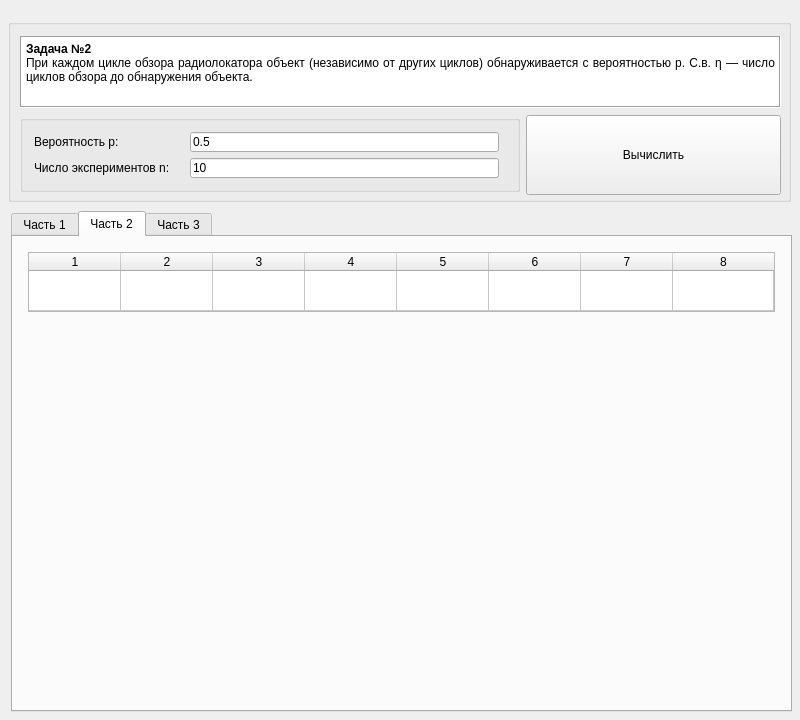
<?xml version="1.0" encoding="UTF-8"?>
<ui version="4.0">
 <class>MainWindow</class>
 <widget class="QMainWindow" name="MainWindow">
  <property name="geometry">
   <rect>
    <x>0</x>
    <y>0</y>
    <width>800</width>
    <height>720</height>
   </rect>
  </property>
  <property name="minimumSize">
   <size>
    <width>800</width>
    <height>720</height>
   </size>
  </property>
  <property name="maximumSize">
   <size>
    <width>800</width>
    <height>720</height>
   </size>
  </property>
  <property name="windowTitle">
   <string>MainWindow</string>
  </property>
  <widget class="QWidget" name="centralwidget">
   <widget class="QTabWidget" name="tabWidget">
    <property name="geometry">
     <rect>
      <x>11</x>
      <y>211</y>
      <width>781</width>
      <height>501</height>
     </rect>
    </property>
    <property name="focusPolicy">
     <enum>Qt::StrongFocus</enum>
    </property>
    <property name="currentIndex">
     <number>1</number>
    </property>
    <property name="movable">
     <bool>false</bool>
    </property>
    <widget class="QWidget" name="tab">
     <attribute name="title">
      <string>Часть 1</string>
     </attribute>
     <layout class="QHBoxLayout" name="horizontalLayout">
      <property name="leftMargin">
       <number>12</number>
      </property>
      <property name="topMargin">
       <number>15</number>
      </property>
      <item>
       <widget class="QTableWidget" name="tableWidgetMain1">
        <property name="mouseTracking">
         <bool>false</bool>
        </property>
        <property name="editTriggers">
         <set>QAbstractItemView::NoEditTriggers</set>
        </property>
        <property name="tabKeyNavigation">
         <bool>true</bool>
        </property>
        <property name="showDropIndicator" stdset="0">
         <bool>true</bool>
        </property>
        <property name="showGrid">
         <bool>true</bool>
        </property>
        <property name="wordWrap">
         <bool>true</bool>
        </property>
        <property name="cornerButtonEnabled">
         <bool>true</bool>
        </property>
        <property name="rowCount">
         <number>0</number>
        </property>
        <property name="columnCount">
         <number>4</number>
        </property>
        <attribute name="horizontalHeaderVisible">
         <bool>true</bool>
        </attribute>
        <attribute name="horizontalHeaderMinimumSectionSize">
         <number>43</number>
        </attribute>
        <attribute name="horizontalHeaderDefaultSectionSize">
         <number>185</number>
        </attribute>
        <attribute name="horizontalHeaderHighlightSections">
         <bool>true</bool>
        </attribute>
        <attribute name="horizontalHeaderShowSortIndicator" stdset="0">
         <bool>false</bool>
        </attribute>
        <attribute name="horizontalHeaderStretchLastSection">
         <bool>true</bool>
        </attribute>
        <attribute name="verticalHeaderVisible">
         <bool>false</bool>
        </attribute>
        <column/>
        <column/>
        <column/>
        <column/>
       </widget>
      </item>
     </layout>
    </widget>
    <widget class="QWidget" name="tab_2">
     <attribute name="title">
      <string>Часть 2</string>
     </attribute>
     <layout class="QHBoxLayout" name="horizontalLayout_3">
      <item>
       <layout class="QVBoxLayout" name="verticalLayout">
        <item>
         <widget class="QFrame" name="horizontalFrame">
          <property name="maximumSize">
           <size>
            <width>16777215</width>
            <height>75</height>
           </size>
          </property>
          <layout class="QHBoxLayout" name="horizontalLayout_6">
           <property name="leftMargin">
            <number>6</number>
           </property>
           <property name="topMargin">
            <number>6</number>
           </property>
           <property name="rightMargin">
            <number>6</number>
           </property>
           <item>
            <widget class="QTableWidget" name="tableWidgetMain1_2">
             <property name="mouseTracking">
              <bool>false</bool>
             </property>
             <property name="tabletTracking">
              <bool>false</bool>
             </property>
             <property name="editTriggers">
              <set>QAbstractItemView::NoEditTriggers</set>
             </property>
             <property name="tabKeyNavigation">
              <bool>true</bool>
             </property>
             <property name="showDropIndicator" stdset="0">
              <bool>true</bool>
             </property>
             <property name="showGrid">
              <bool>true</bool>
             </property>
             <property name="gridStyle">
              <enum>Qt::SolidLine</enum>
             </property>
             <property name="sortingEnabled">
              <bool>false</bool>
             </property>
             <property name="wordWrap">
              <bool>true</bool>
             </property>
             <property name="cornerButtonEnabled">
              <bool>true</bool>
             </property>
             <property name="rowCount">
              <number>1</number>
             </property>
             <property name="columnCount">
              <number>8</number>
             </property>
             <attribute name="horizontalHeaderDefaultSectionSize">
              <number>92</number>
             </attribute>
             <attribute name="horizontalHeaderShowSortIndicator" stdset="0">
              <bool>false</bool>
             </attribute>
             <attribute name="horizontalHeaderStretchLastSection">
              <bool>true</bool>
             </attribute>
             <attribute name="verticalHeaderVisible">
              <bool>false</bool>
             </attribute>
             <attribute name="verticalHeaderShowSortIndicator" stdset="0">
              <bool>false</bool>
             </attribute>
             <attribute name="verticalHeaderStretchLastSection">
              <bool>true</bool>
             </attribute>
             <row/>
             <column/>
             <column/>
             <column/>
             <column/>
             <column/>
             <column/>
             <column/>
             <column/>
            </widget>
           </item>
          </layout>
         </widget>
        </item>
        <item>
         <widget class="QFrame" name="horizontalFrame_2">
          <layout class="QHBoxLayout" name="horizontalLayout_7">
           <item>
            <widget class="QCustomPlot" name="graph" native="true"/>
           </item>
          </layout>
         </widget>
        </item>
       </layout>
      </item>
     </layout>
    </widget>
    <widget class="QWidget" name="tab_3">
     <attribute name="title">
      <string>Часть 3</string>
     </attribute>
     <layout class="QHBoxLayout" name="horizontalLayout_4"/>
    </widget>
   </widget>
   <widget class="QFrame" name="horizontalFrame">
    <property name="geometry">
     <rect>
      <x>-1</x>
      <y>10</y>
      <width>801</width>
      <height>201</height>
     </rect>
    </property>
    <layout class="QHBoxLayout" name="horizontalLayout_2">
     <item>
      <widget class="QGroupBox" name="formGroupBox">
       <property name="flat">
        <bool>false</bool>
       </property>
       <layout class="QFormLayout" name="formLayout">
        <property name="verticalSpacing">
         <number>7</number>
        </property>
        <property name="topMargin">
         <number>11</number>
        </property>
        <property name="rightMargin">
         <number>7</number>
        </property>
        <property name="bottomMargin">
         <number>7</number>
        </property>
        <item row="0" column="0" colspan="2">
         <widget class="QTextBrowser" name="textBrowser">
          <property name="enabled">
           <bool>true</bool>
          </property>
          <property name="maximumSize">
           <size>
            <width>16777215</width>
            <height>85</height>
           </size>
          </property>
          <property name="mouseTracking">
           <bool>true</bool>
          </property>
          <property name="focusPolicy">
           <enum>Qt::StrongFocus</enum>
          </property>
          <property name="frameShape">
           <enum>QFrame::Box</enum>
          </property>
          <property name="lineWidth">
           <number>1</number>
          </property>
          <property name="midLineWidth">
           <number>0</number>
          </property>
          <property name="html">
           <string>&lt;!DOCTYPE HTML PUBLIC &quot;-//W3C//DTD HTML 4.0//EN&quot; &quot;http://www.w3.org/TR/REC-html40/strict.dtd&quot;&gt;
&lt;html&gt;&lt;head&gt;&lt;meta name=&quot;qrichtext&quot; content=&quot;1&quot; /&gt;&lt;meta charset=&quot;utf-8&quot; /&gt;&lt;style type=&quot;text/css&quot;&gt;
p, li { white-space: pre-wrap; }
hr { height: 1px; border-width: 0; }
&lt;/style&gt;&lt;/head&gt;&lt;body style=&quot; font-family:'Segoe UI'; font-size:9pt; font-weight:400; font-style:normal;&quot;&gt;
&lt;p style=&quot; margin-top:0px; margin-bottom:0px; margin-left:0px; margin-right:0px; -qt-block-indent:0; text-indent:0px;&quot;&gt;&lt;span style=&quot; font-weight:700;&quot;&gt;Задача №2&lt;/span&gt;&lt;/p&gt;
&lt;p align=&quot;justify&quot; style=&quot; margin-top:0px; margin-bottom:0px; margin-left:0px; margin-right:0px; -qt-block-indent:0; text-indent:0px;&quot;&gt;При каждом цикле обзора радиолокатора объект (независимо от других циклов) обнаруживается с вероятностью p. С.в. η — число циклов обзора до обнаружения объекта.&lt;/p&gt;&lt;/body&gt;&lt;/html&gt;</string>
          </property>
         </widget>
        </item>
        <item row="1" column="0">
         <widget class="QGroupBox" name="formGroupBox">
          <property name="enabled">
           <bool>true</bool>
          </property>
          <property name="minimumSize">
           <size>
            <width>500</width>
            <height>0</height>
           </size>
          </property>
          <property name="flat">
           <bool>false</bool>
          </property>
          <property name="checkable">
           <bool>false</bool>
          </property>
          <layout class="QFormLayout" name="formLayout_3">
           <property name="horizontalSpacing">
            <number>20</number>
           </property>
           <property name="verticalSpacing">
            <number>6</number>
           </property>
           <property name="leftMargin">
            <number>11</number>
           </property>
           <property name="topMargin">
            <number>11</number>
           </property>
           <property name="rightMargin">
            <number>18</number>
           </property>
           <property name="bottomMargin">
            <number>11</number>
           </property>
           <item row="0" column="0">
            <widget class="QLabel" name="label">
             <property name="text">
              <string>Вероятность p:</string>
             </property>
            </widget>
           </item>
           <item row="0" column="1">
            <widget class="QLineEdit" name="lineEdit_p">
             <property name="sizePolicy">
              <sizepolicy hsizetype="Preferred" vsizetype="Fixed">
               <horstretch>0</horstretch>
               <verstretch>0</verstretch>
              </sizepolicy>
             </property>
             <property name="text">
              <string>0.5</string>
             </property>
            </widget>
           </item>
           <item row="1" column="0">
            <widget class="QLabel" name="label_2">
             <property name="text">
              <string>Число экспериментов n:</string>
             </property>
            </widget>
           </item>
           <item row="1" column="1">
            <widget class="QLineEdit" name="lineEdit_n">
             <property name="sizePolicy">
              <sizepolicy hsizetype="Preferred" vsizetype="Fixed">
               <horstretch>0</horstretch>
               <verstretch>0</verstretch>
              </sizepolicy>
             </property>
             <property name="text">
              <string>10</string>
             </property>
            </widget>
           </item>
          </layout>
         </widget>
        </item>
        <item row="1" column="1">
         <widget class="QPushButton" name="pushButtonMainRun">
          <property name="minimumSize">
           <size>
            <width>0</width>
            <height>80</height>
           </size>
          </property>
          <property name="text">
           <string>Вычислить</string>
          </property>
         </widget>
        </item>
       </layout>
      </widget>
     </item>
    </layout>
   </widget>
  </widget>
 </widget>
 <customwidgets>
  <customwidget>
   <class>QCustomPlot</class>
   <extends>QWidget</extends>
   <header>qcustomplot.h</header>
   <container>1</container>
  </customwidget>
 </customwidgets>
 <resources/>
 <connections/>
</ui>
